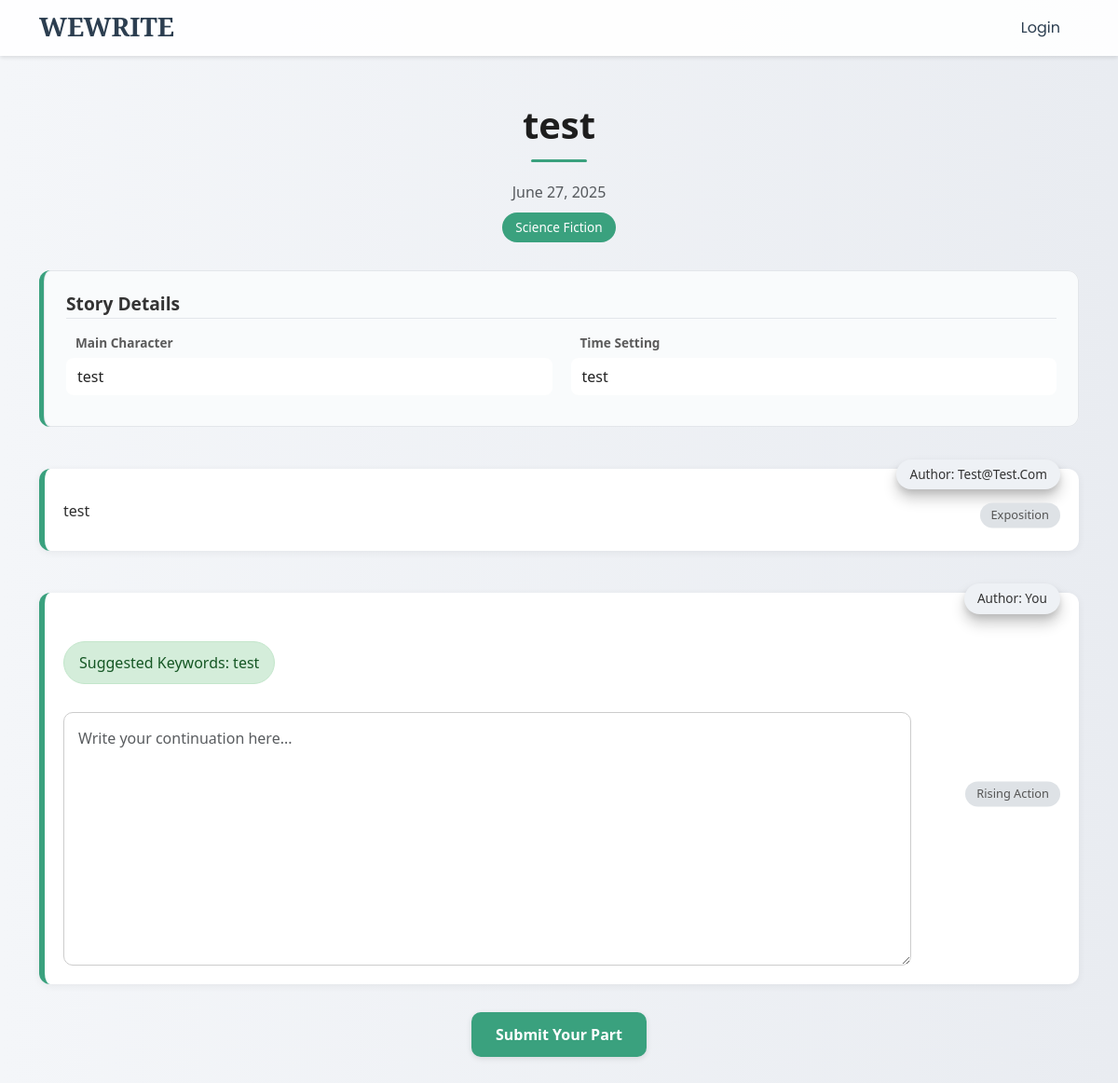
Page /collaborate/17/ (signed in) on the earlier database version.
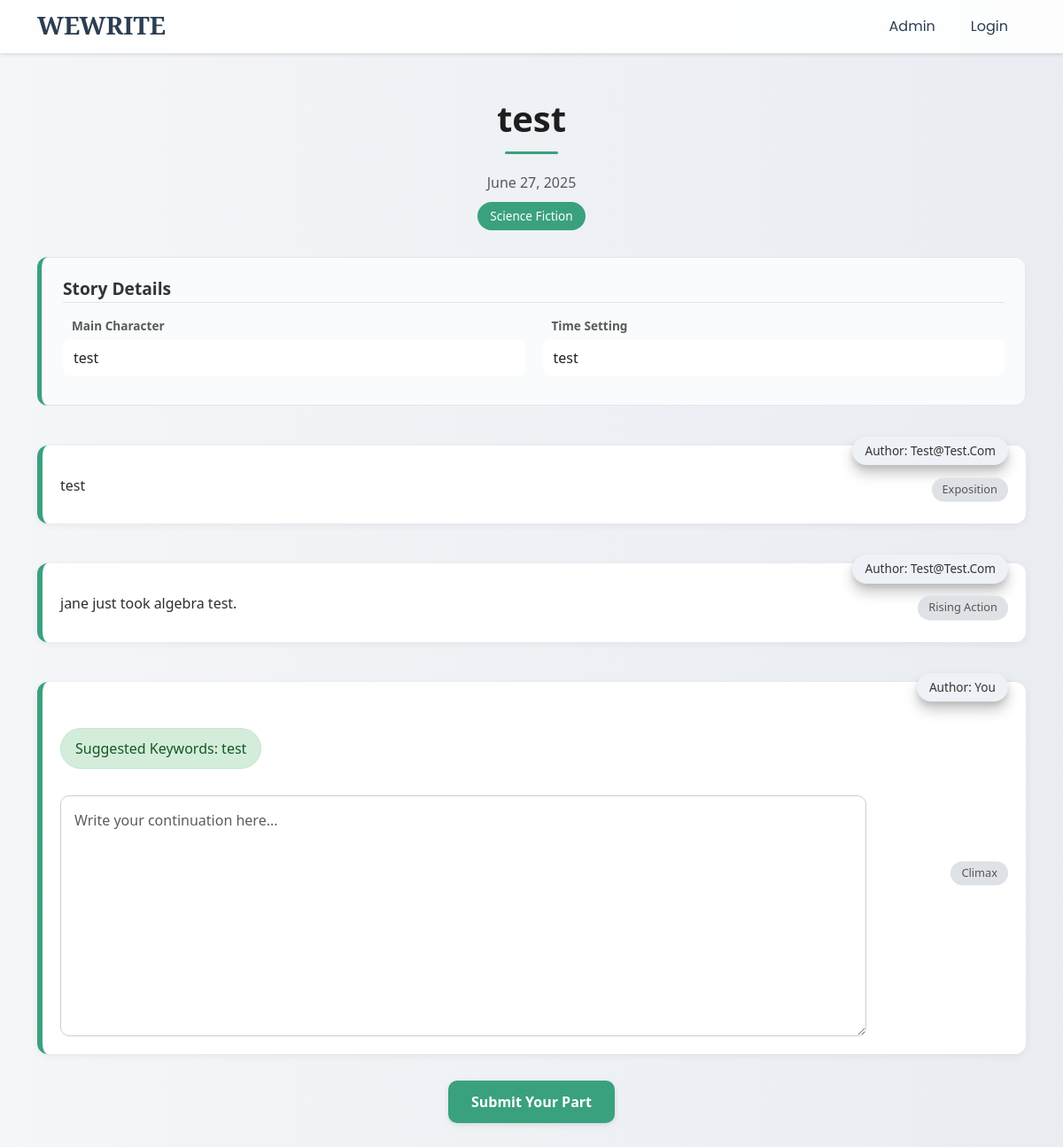
Same page on the later database version.
### story/models.py (models this page shows, shortened)
class Stage(models.Model):
    PART_CHOICES = [
        (1, 'exposition'),
        (2, 'rising action'),
        (3, 'climax'),
        (4, 'falling action'),
        (5, 'resolution'),
    ]
    STATUS_CHOICES = [
        (1, 'pending'),
        (2, 'rejected'),
        (3, 'accepted'),
    ]
    story = models.ForeignKey(Story, on_delete=models.CASCADE, null=False, blank=False)
    user = models.ForeignKey(CustomUser, on_delete=models.CASCADE, null=False, blank=False)
    submitted_date = models.DateField(default='2000-01-01', null=True, blank=True)
    part = models.IntegerField(choices=PART_CHOICES)
    status = models.IntegerField(choices=STATUS_CHOICES)
    text = models.TextField(max_length=100000, null=True, blank=True)

### member/models.py (models this page shows, shortened)
class CustomUser(AbstractBaseUser, PermissionsMixin):
    username = models.CharField(max_length=50, unique=True)
    name = models.CharField(max_length=50, unique=False, null=True, blank=True)
    is_active = models.BooleanField(default=True)
    is_staff = models.BooleanField(default=False)
    REQUIRED_FIELDS = []
    USERNAME_FIELD = 'username'
    objects = CustomUserManager()
    class Meta:
        verbose_name = 'Custom User'
        verbose_name_plural = 'Custom Users'

### suhyun_nlp/views.py (the view, shortened to what this page needs)
# urls.py: path('collaborate/<int:id>/', views.to_collaborate, name='to-collaborate'),
@login_required
def to_collaborate(request, id):
    curr_user = request.user
    isAdmin = curr_user.is_staff
    curr_story = Story.objects.get(pk=id)
    curr_story_stages = Stage.objects.filter(story=curr_story).order_by('part')
    curr_part = len(curr_story_stages) + 1
    if curr_part > 5:
        curr_part = 5  # Cap at 5 (Resolution)
    context = {
        'isAdmin': isAdmin,
        'curr_story': curr_story,
        'curr_story_stages': curr_story_stages,
        'pk': curr_story.pk,
        'curr_part': curr_part,  # ✅ Add this
    }
    return render(request, 'collaborate.html', context)

### suhyun_nlp/templates/collaborate.html (shortened to what this page needs)
{% extends 'header.html' %}
{% block write %}
<head>
  <link href="https://cdn.jsdelivr.net/npm/bootstrap@5.3.0/dist/css/bootstrap.min.css" rel="stylesheet">
</head>
<body>
<form action="{% url 'to-collaborate' pk %}" method="POST">
  <div class="container mb-5">
    <div class="header-section">
      <div class="story-title mt-4">{{ curr_story.title }}</div>
      <div class="text-muted">{{ curr_story.started_date }}</div>
      <span class="badge-genre">{{ curr_story.genre.name | title }}</span>
    </div>
    <div class="meta-card">
      <h5 class="meta-title">Story Details</h5>
      <div class="meta-content d-flex flex-wrap justify-content-between">
        <div class="meta-item">
          <span class="meta-label">Main Character</span>
          <div class="meta-value">{{ curr_story.main_character }}</div>
        </div>
        <div class="meta-item">
          <span class="meta-label">Time Setting</span>
          <div class="meta-value">{{ curr_story.time_setting }}</div>
        </div>
      </div>
    </div>
    {% for stage in curr_story_stages %}
    <div class="post-card">
      <div class="post-header">
        <div class="author">Author: {{ stage.user.username | title }}</div>
        {% if stage.part == 1 %}
        <span class="category">Exposition</span>
        {% elif stage.part == 2 %}
        <span class="category">Rising Action</span>
        {% elif stage.part == 3 %}
        <span class="category">Climax</span>
        {% elif stage.part == 4 %}
        <span class="category">Falling Action</span>
        {% elif stage.part == 5 %}
        <span class="category">Resolution</span>
        {% endif %}
      </div>
      <div class="post-content">
        <p>{{ stage.text }}</p>
      </div>
    </div>
    {% endfor %}
    <div class="post-card">
      <div class="post-header">
        <div class="author">Author: You</div>
        {% if curr_part == 1 %}
        <span class="category">Exposition</span>
        {% elif curr_part == 2 %}
        <span class="category">Rising Action</span>
        {% elif curr_part == 3 %}
        <span class="category">Climax</span>
        {% elif curr_part == 4 %}
        <span class="category">Falling Action</span>
        {% elif curr_part == 5 %}
        <span class="category">Resolution</span>
        {% endif %}
      </div>
      <div class="keywords">
        Suggested Keywords: {{ curr_story.suggested_keyword }}
      </div>
      <div class="textarea-section">
        <textarea class="form-control mt-3" name="text" rows="10" placeholder="Write your continuation here..."></textarea>
      </div>
    </div>
    <button type="submit" class="submit-btn">Submit Your Part</button>
  </div>
</form>
</body>
</html>
{% endblock %}

Differences in the rows shown:
added Stage: user.username "Test@Test.Com", part "Rising Action", text "jane just took algebra test."
Other differences:
text no longer shown: "Rising Action"
text now shown: "Admin Climax"
